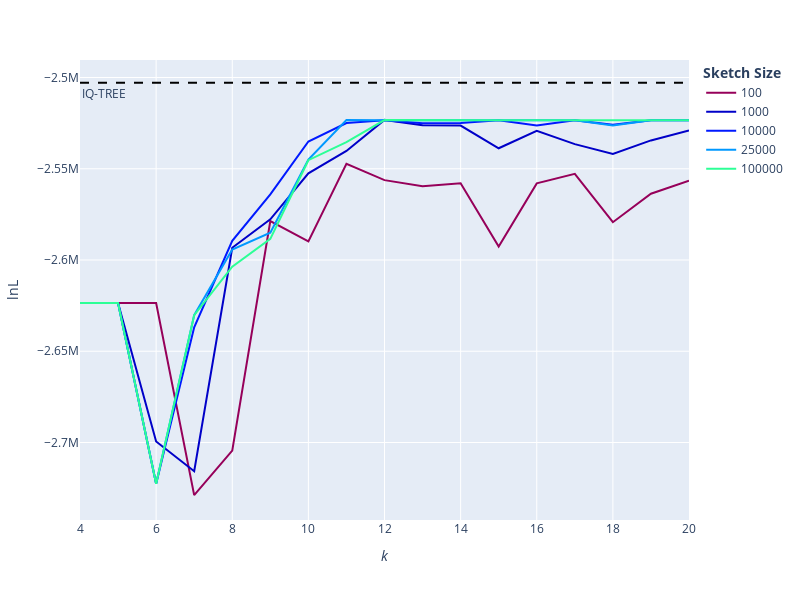

Notebook source saved alongside this figure:
### Code cell
fig = make_likelihood_vs_ss()
fig.show()
# write_pdf(fig, project_path.FIG_DIR / "likelihood_vs_k_for_ss.pdf")

### Figure 1 — Plotly figure (JSON) as saved in the notebook; plotly's stock layout.template omitted (floating-point values rounded to 4 significant figures)
{"data": [{"hovertemplate": "Sketch Size=100<br><i>k</i>=%{x}<br>lnL=%{y}<extra></extra>", "legendgroup": "100", "line": {"color": "rgb(150,0,90)", "dash": "solid"}, "marker": {"symbol": "circle"}, "mode": "lines", "name": "100", "orientation": "v", "showlegend": true, "type": "scatter", "x": [4, 5, 6, 7, 8, 9, 10, 11, 12, 13, 14, 15, 16, 17, 18, 19, 20], "xaxis": "x", "y": [-2624000.0, -2624000.0, -2624000.0, -2729000.0, -2704000.0, -2579000.0, -2590000.0, -2547000.0, -2556000.0, -2560000.0, -2558000.0, -2593000.0, -2558000.0, -2553000.0, -2579000.0, -2564000.0, -2557000.0], "yaxis": "y"}, {"hovertemplate": "Sketch Size=1000<br><i>k</i>=%{x}<br>lnL=%{y}<extra></extra>", "legendgroup": "1000", "line": {"color": "rgb(0,0,200)", "dash": "solid"}, "marker": {"symbol": "circle"}, "mode": "lines", "name": "1000", "orientation": "v", "showlegend": true, "type": "scatter", "x": [4, 5, 6, 7, 8, 9, 10, 11, 12, 13, 14, 15, 16, 17, 18, 19, 20], "xaxis": "x", "y": [-2624000.0, -2624000.0, -2699000.0, -2716000.0, -2593000.0, -2578000.0, -2553000.0, -2540000.0, -2523000.0, -2526000.0, -2526000.0, -2539000.0, -2529000.0, -2537000.0, -2542000.0, -2534000.0, -2529000.0], "yaxis": "y"}, {"hovertemplate": "Sketch Size=10000<br><i>k</i>=%{x}<br>lnL=%{y}<extra></extra>", "legendgroup": "10000", "line": {"color": "rgb(0,25,255)", "dash": "solid"}, "marker": {"symbol": "circle"}, "mode": "lines", "name": "10000", "orientation": "v", "showlegend": true, "type": "scatter", "x": [4, 5, 6, 7, 8, 9, 10, 11, 12, 13, 14, 15, 16, 17, 18, 19, 20], "xaxis": "x", "y": [-2624000.0, -2624000.0, -2723000.0, -2637000.0, -2590000.0, -2564000.0, -2535000.0, -2525000.0, -2523000.0, -2525000.0, -2525000.0, -2523000.0, -2526000.0, -2523000.0, -2526000.0, -2523000.0, -2523000.0], "yaxis": "y"}, {"hovertemplate": "Sketch Size=25000<br><i>k</i>=%{x}<br>lnL=%{y}<extra></extra>", "legendgroup": "25000", "line": {"color": "rgb(0,152,255)", "dash": "solid"}, "marker": {"symbol": "circle"}, "mode": "lines", "name": "25000", "orientation": "v", "showlegend": true, "type": "scatter", "x": [4, 5, 6, 7, 8, 9, 10, 11, 12, 13, 14, 15, 16, 17, 18, 19, 20], "xaxis": "x", "y": [-2624000.0, -2624000.0, -2723000.0, -2630000.0, -2594000.0, -2585000.0, -2545000.0, -2523000.0, -2523000.0, -2523000.0, -2523000.0, -2523000.0, -2523000.0, -2523000.0, -2526000.0, -2523000.0, -2523000.0], "yaxis": "y"}, {"hovertemplate": "Sketch Size=100000<br><i>k</i>=%{x}<br>lnL=%{y}<extra></extra>", "legendgroup": "100000", "line": {"color": "rgb(44,255,150)", "dash": "solid"}, "marker": {"symbol": "circle"}, "mode": "lines", "name": "100000", "orientation": "v", "showlegend": true, "type": "scatter", "x": [4, 5, 6, 7, 8, 9, 10, 11, 12, 13, 14, 15, 16, 17, 18, 19, 20], "xaxis": "x", "y": [-2624000.0, -2624000.0, -2723000.0, -2630000.0, -2604000.0, -2588000.0, -2545000.0, -2535000.0, -2523000.0, -2523000.0, -2523000.0, -2523000.0, -2523000.0, -2523000.0, -2523000.0, -2523000.0, -2523000.0], "yaxis": "y"}], "layout": {"annotations": [{"showarrow": false, "text": "IQ-TREE", "x": 0, "xanchor": "left", "xref": "x domain", "y": -2503000.0, "yanchor": "top", "yref": "y"}], "height": 600, "legend": {"title": {"text": "<b>Sketch Size</b>"}, "tracegroupgap": 0}, "margin": {"t": 60}, "shapes": [{"line": {"color": "black", "dash": "dash"}, "type": "line", "x0": 0, "x1": 1, "xref": "x domain", "y0": -2503000.0, "y1": -2503000.0, "yref": "y"}], "width": 800, "xaxis": {"anchor": "y", "domain": [0, 1], "title": {"text": "<i>k</i>"}}, "yaxis": {"anchor": "x", "autorange": false, "domain": [0, 1], "range": [-2742000.0, -2490000.0], "title": {"text": "lnL"}}}}
